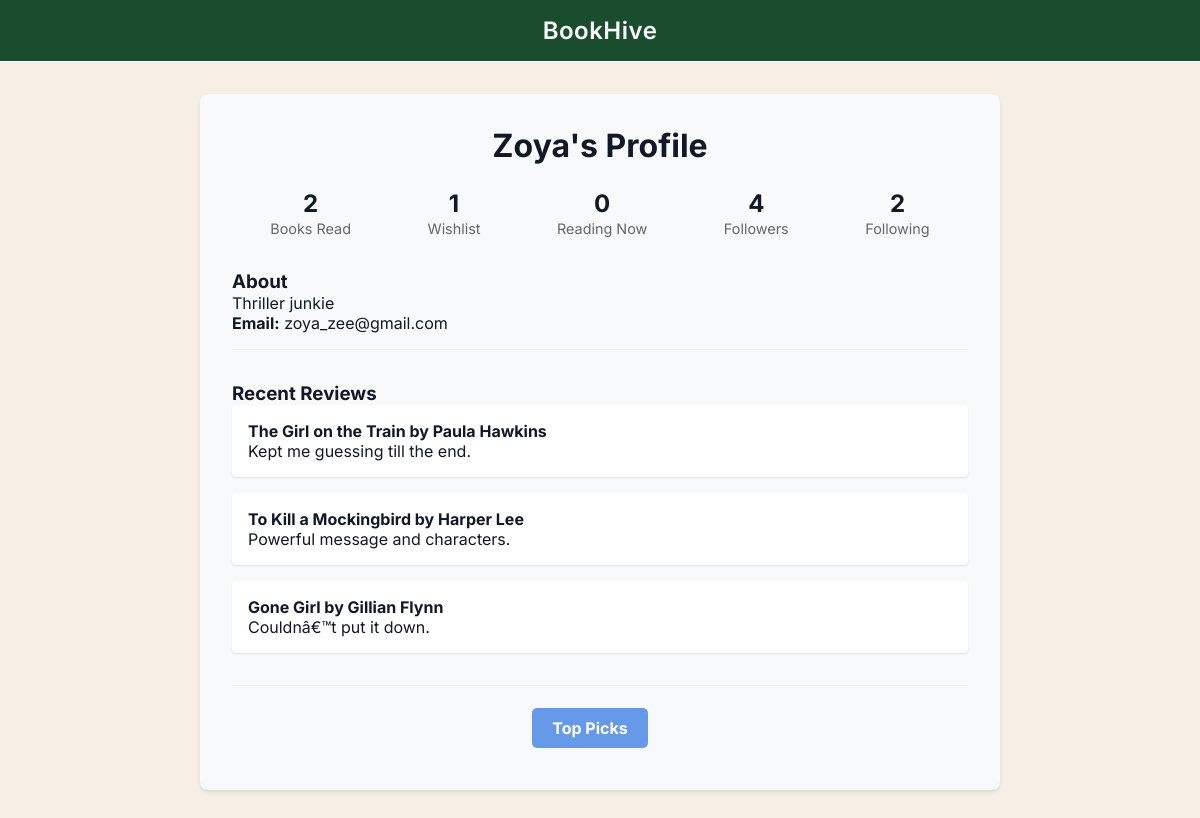
The app's page /profile/Zoya (signed in) with its own data.
### tables this page shows
CREATE TABLE Users (
    username TEXT PRIMARY KEY,
    email TEXT UNIQUE NOT NULL,
    password TEXT NOT NULL,
    description TEXT,
    noOfBooksRead INT DEFAULT 0,
    topPick1 TEXT,
    topPick2 TEXT,
    topPick3 TEXT
);

CREATE TABLE Reviews (
    username TEXT,
    bookname TEXT,
    review TEXT,
    PRIMARY KEY (username, bookname),
    FOREIGN KEY (username) REFERENCES Users(username),
    FOREIGN KEY (bookname) REFERENCES Books(bookname)
);

CREATE TABLE Books (
    bookname TEXT PRIMARY KEY,
    author TEXT NOT NULL,
    genre TEXT,
    year INT,
    description TEXT,
    averageRating FLOAT DEFAULT 0,
    noOfRatings INT DEFAULT 0,
    cover_url TEXT
);

### app.py (the view)
@app.route('/profile/<username>')
def view_profile(username):
    if 'username' not in session:
        return redirect(url_for('login'))
    current_user = session['username']
    try:
        conn = get_db_connection()
        profile_user = conn.execute('SELECT * FROM Users WHERE username = ?', (username,)).fetchone()
        if not profile_user:
            conn.close()
            return "User not found", 404
        books_read = conn.execute('SELECT COUNT(*) FROM ReadBooksList WHERE username = ?', (username,)).fetchone()[0]
        wishlist_count = conn.execute('SELECT COUNT(*) FROM WishlistBooks WHERE username = ?', (username,)).fetchone()[0]
        currently_reading = conn.execute('SELECT COUNT(*) FROM CurrentlyReadingBooks WHERE username = ?', (username,)).fetchone()[0]
        reviews = conn.execute('''
            SELECT b.bookname, b.author, r.review
            FROM Reviews r
            JOIN Books b ON r.bookname = b.bookname
            WHERE r.username = ?
            ORDER BY r.rowid DESC
            LIMIT 3
        ''', (username,)).fetchall()
        followers = conn.execute('SELECT COUNT(*) FROM Followers WHERE followee = ?', (username,)).fetchone()[0]
        following = conn.execute('SELECT COUNT(*) FROM Followers WHERE follower = ?', (username,)).fetchone()[0]
        is_following = conn.execute(
            'SELECT 1 FROM Followers WHERE follower = ? AND followee = ?',
            (current_user, username)
        ).fetchone()
        conn.close()
        template_to_render = 'profile.html' if current_user == username else 'profile_user.html'
        return render_template(template_to_render,
            username=profile_user['username'],
            email=profile_user['email'],
            description=profile_user['description'],
            books_read=books_read,
            wishlist_count=wishlist_count,
            currently_reading=currently_reading,
            reviews=reviews,
            followers=followers,
            following=following,
            is_following=is_following,
        )
    except sqlite3.Error as e:
        print(f"Database error: {e}")
        return "Error loading profile", 500

### app.py (called while the page is built)
def get_db_connection():
    conn = sqlite3.connect(DATABASE)
    conn.row_factory = sqlite3.Row
    return conn

### templates/profile_user.html (shortened to what this page needs)
{% extends "base2.html" %}
{% block content %}
<div class="profile-container">
    <div class="profile-header">
        <h1>{{ username }}'s Profile</h1>
        <div class="stats">
            <div class="stat-item">
                <span class="stat-number">{{ books_read }}</span>
                <span class="stat-label">Books Read</span>
            </div>
            <div class="stat-item">
                <span class="stat-number">{{ wishlist_count }}</span>
                <span class="stat-label">Wishlist</span>
            </div>
            <div class="stat-item">
                <span class="stat-number">{{ currently_reading }}</span>
                <span class="stat-label">Reading Now</span>
            </div>
            <div class="stat-item">
                <span class="stat-number">{{ followers }}</span>
                <span class="stat-label">Followers</span>
            </div>
            <div class="stat-item">
                <span class="stat-number">{{ following }}</span>
                <span class="stat-label">Following</span>
            </div>
        </div>
    </div>
    <div class="profile-details">
        <div class="detail-section">
            <h3>About</h3>
            <p>{{ description if description else "No description yet" }}</p>
            <p><strong>Email:</strong> {{ email }}</p>
        </div>
        <div class="detail-section">
            <h3>Recent Reviews</h3>
            {% if reviews %}
                {% for review in reviews %}
                <div class="review">
                    <h4>{{ review['bookname'] }} by {{ review['author'] }}</h4>
                    <p>{{ review['review'] }}</p>
                </div>
                {% endfor %}
            {% else %}
                <p>No reviews yet</p>
            {% endif %}
        </div>
    </div>
    <div style="text-align: center; margin-bottom: 20px;">
    <a href="{{ url_for('view_top_picks', username=username) }}"
       style="padding: 10px 20px; background-color: #669ae8; color: #ffffff;
              border-radius: 5px; text-decoration: none; font-weight: bold; margin-right: 20px;">
        Top Picks
    </a>
</div>
</div>
{% endblock %}

### templates/base2.html (style rules this page uses)
:root { --primary: #ffffff; --highlight: #facc15; --bg: #F5EFE6; --text: #111827; --white: #1A4D2E; }
* { margin: 0; padding: 0; box-sizing: border-box; }
body { font-family: 'Inter', sans-serif; background-color: var(--bg); color: var(--text); }

### templates/profile_user.html (style rules this page uses)
.profile-container { max-width: 800px; margin: 2rem auto; padding: 2rem; background: #f8f9fa; border-radius: 8px; box-shadow: 0 2px 4px rgba(0,0,0,0.1); }
.profile-header { text-align: center; margin-bottom: 2rem; }
.stats { display: flex; justify-content: space-around; margin: 1.5rem 0; }
.stat-item { text-align: center; }
.stat-number { display: block; font-size: 1.5rem; font-weight: bold; }
.stat-label { font-size: 0.9rem; color: #666; }
.detail-section { margin-bottom: 2rem; padding-bottom: 1rem; border-bottom: 1px solid #eee; }
.review { background: white; padding: 1rem; margin-bottom: 1rem; border-radius: 4px; box-shadow: 0 1px 2px rgba(0,0,0,0.1); }

### records on screen
Users: username "Zoya", description "Thriller junkie", email "zoya_zee@gmail.com"
Reviews: bookname "The Girl on the Train", author "Paula Hawkins", review "Kept me guessing till the end."
Reviews: bookname "To Kill a Mockingbird", author "Harper Lee", review "Powerful message and characters."
Reviews: bookname "Gone Girl", author "Gillian Flynn", review "Couldnâ€™t put it down."

### other values on screen
{{ books_read }} "2"
{{ wishlist_count }} "1"
{{ currently_reading }} "0"
{{ followers }} "4"
{{ following }} "2"
